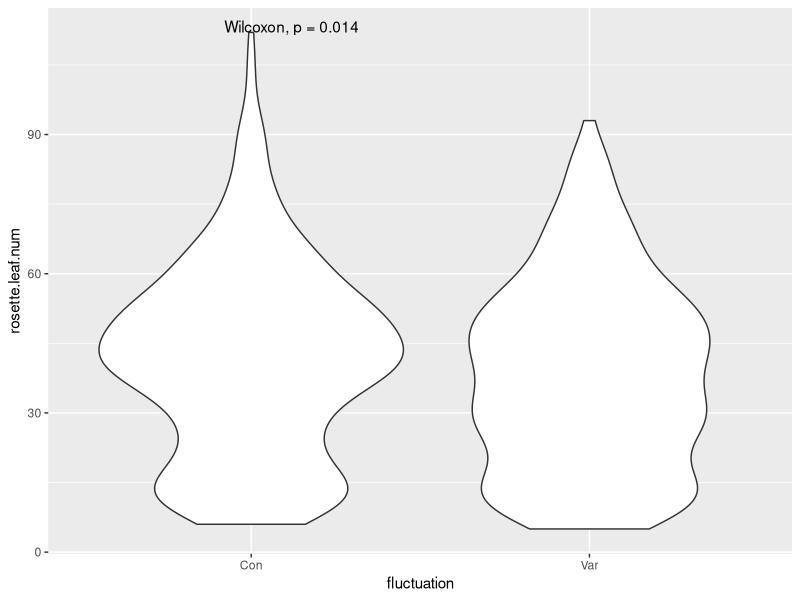
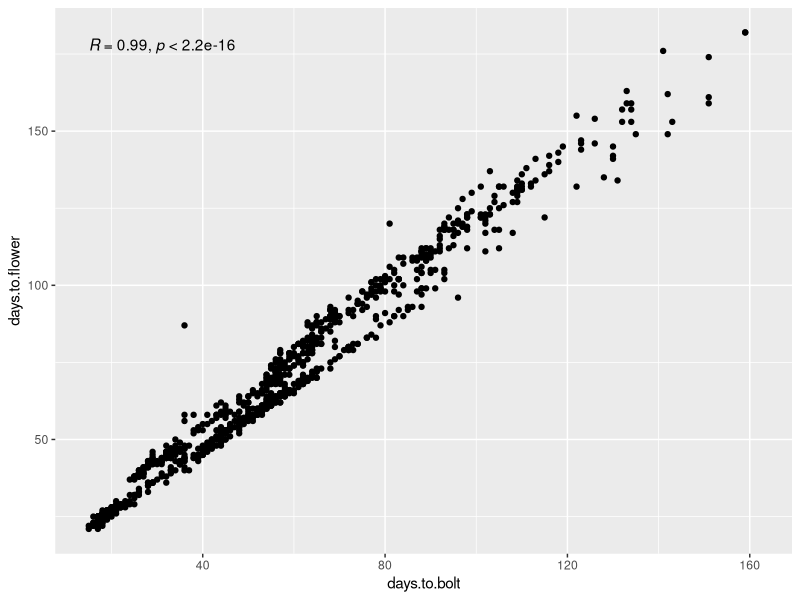
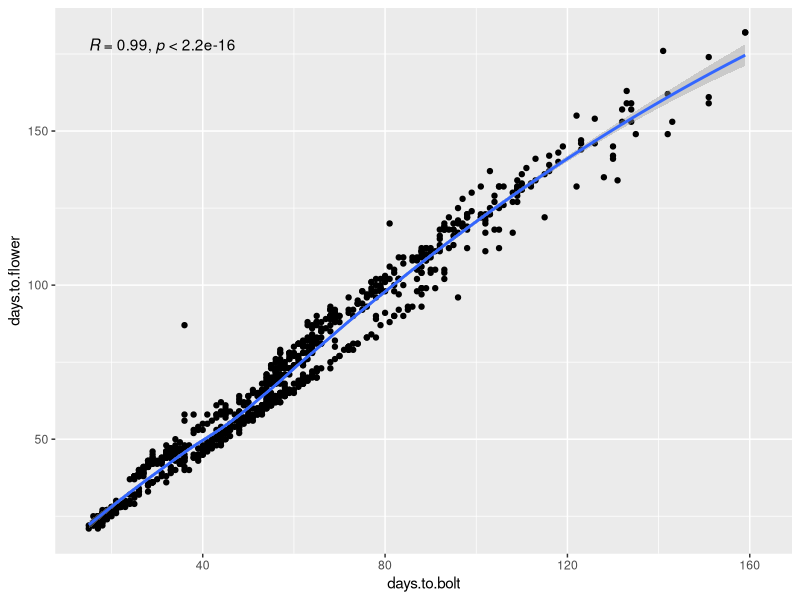
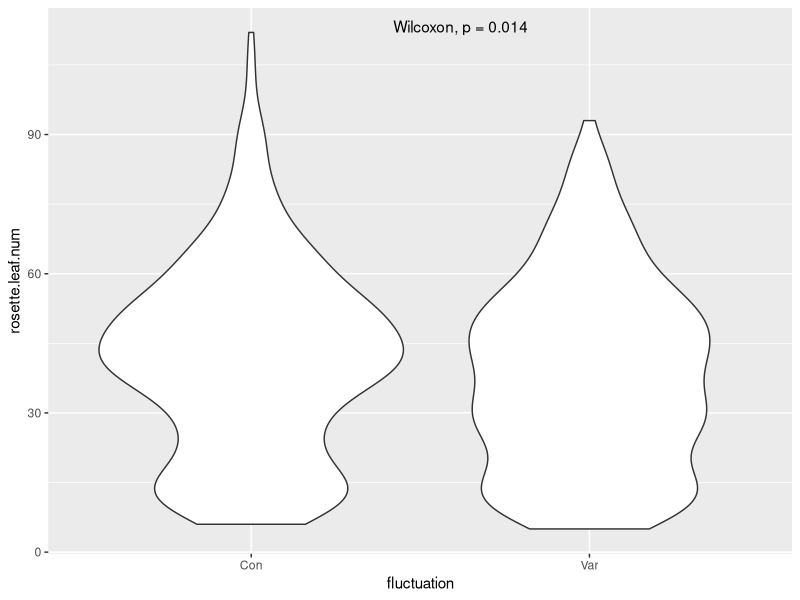
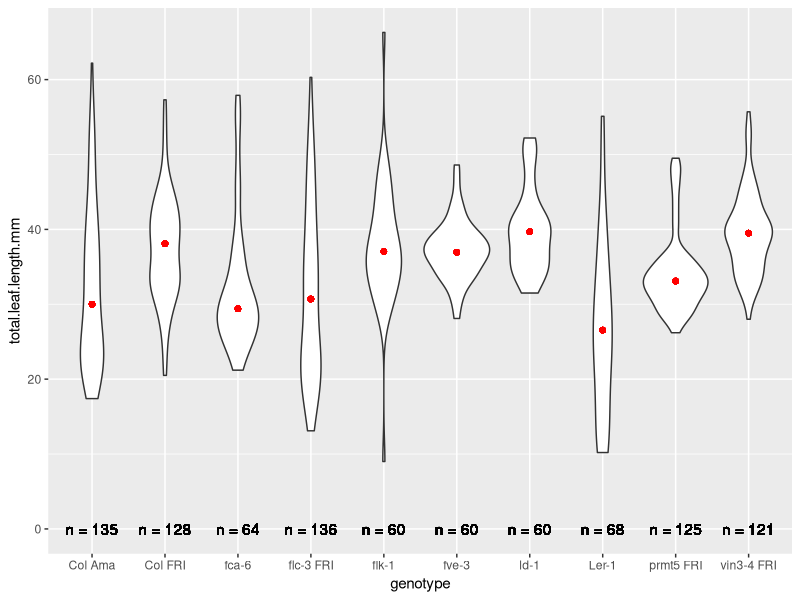
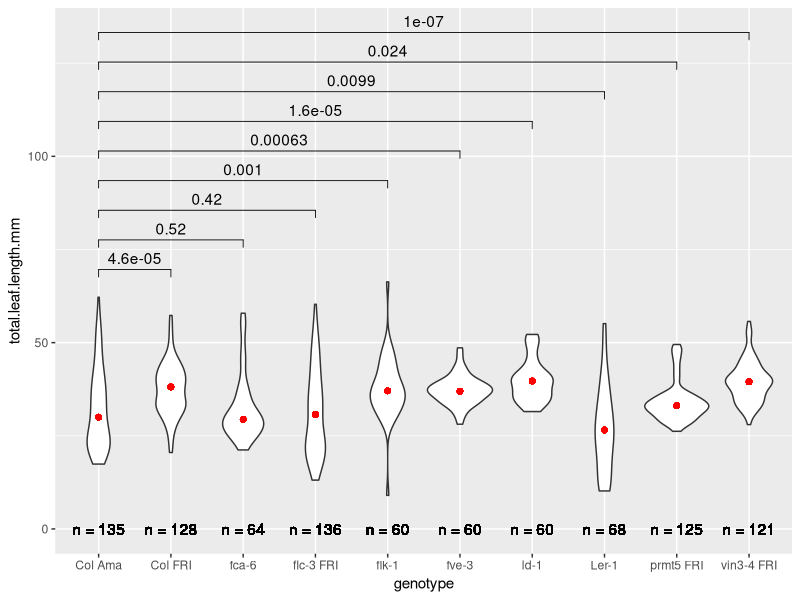

These figures' R source, in order:
## ---- chunk 1
knitr::opts_chunk$set(echo = TRUE)
## ---- chunk 2
library(tidyverse)
library(ggpubr)
expt1 <- read_tsv("../data/burghardt_et_al_2015_expt1.txt")
## ---- chunk 3
ggplot(expt1, aes(fluctuation, rosette.leaf.num)) +
  geom_violin() +
  stat_compare_means()
## ---- chunk 4
ggplot(expt1, aes(days.to.bolt, days.to.flower)) +
    geom_point() +
  stat_cor()
  
## ---- chunk 5
ggplot(expt1, aes(days.to.bolt, days.to.flower)) +
    geom_point() +
  stat_cor() +
  geom_smooth()
  
## ---- chunk 6
ggplot(expt1, aes(fluctuation, rosette.leaf.num)) +
  geom_violin() +
  stat_compare_means(label.x.npc="middle")
  
## ---- chunk 7
group_by(expt1, genotype, day.length) %>% 
  summarise(mediane.blade.length.mm= median(blade.length.mm, na.rm=TRUE),
            mediane.total.leaf.length.mm= median(total.leaf.length.mm, na.rm=TRUE),
            sd.blade.length.mm= sd(blade.length.mm, na.rm=TRUE),
            sd.total.leaf.length.mm= sd(total.leaf.length.mm, na.rm=TRUE))
  
## ---- chunk 8

group_by(expt1, genotype) %>% 
  summarise(n.obs=n(),
            mediane.leaf.length=median(total.leaf.length.mm, na.rm=TRUE)) %>% 
  mutate(n.obs=paste("n =",n.obs)) %>% 
  full_join(expt1, by="genotype") %>% 
  ggplot( aes(genotype, total.leaf.length.mm)) +
  geom_violin() +
  geom_point(aes(x=genotype,y=mediane.leaf.length), colour="red") +
  geom_text(aes(label=n.obs, x=genotype, y=0)) 
## ---- chunk 9

my_comparisons <- list( c("Col Ama", "Col FRI"), c("Col Ama", "fca-6"),c("Col Ama", "flc-3 FRI"),
                        c("Col Ama", "flk-1"),c("Col Ama", "fve-3"),c("Col Ama", "ld-1"),
                        c("Col Ama", "Ler-1"),c("Col Ama", "prmt5 FRI"),c("Col Ama", "vin3-4 FRI"))


group_by(expt1, genotype) %>% 
  summarise(n.obs=n(),
            mediane.leaf.length=median(total.leaf.length.mm, na.rm=TRUE)) %>% 
  mutate(n.obs=paste("n =",n.obs)) %>% 
  full_join(expt1, by="genotype") %>% 
  ggplot( aes(genotype, total.leaf.length.mm)) +
  geom_violin() +
  geom_point(aes(x=genotype,y=mediane.leaf.length), colour="red") +
  geom_text(aes(label=n.obs, x=genotype, y=0)) +
  stat_compare_means(comparisons = my_comparisons)
## ---- chunk 10

filter(expt1, background!="Ler" & fluctuation=="Var")

## ---- chunk 11

filter(expt1, days.to.bolt<57 & cauline.leaf.num<40)

## ---- chunk 12

filter(expt1, genotype=="fca-6", !is.na(blade.length.mm))

